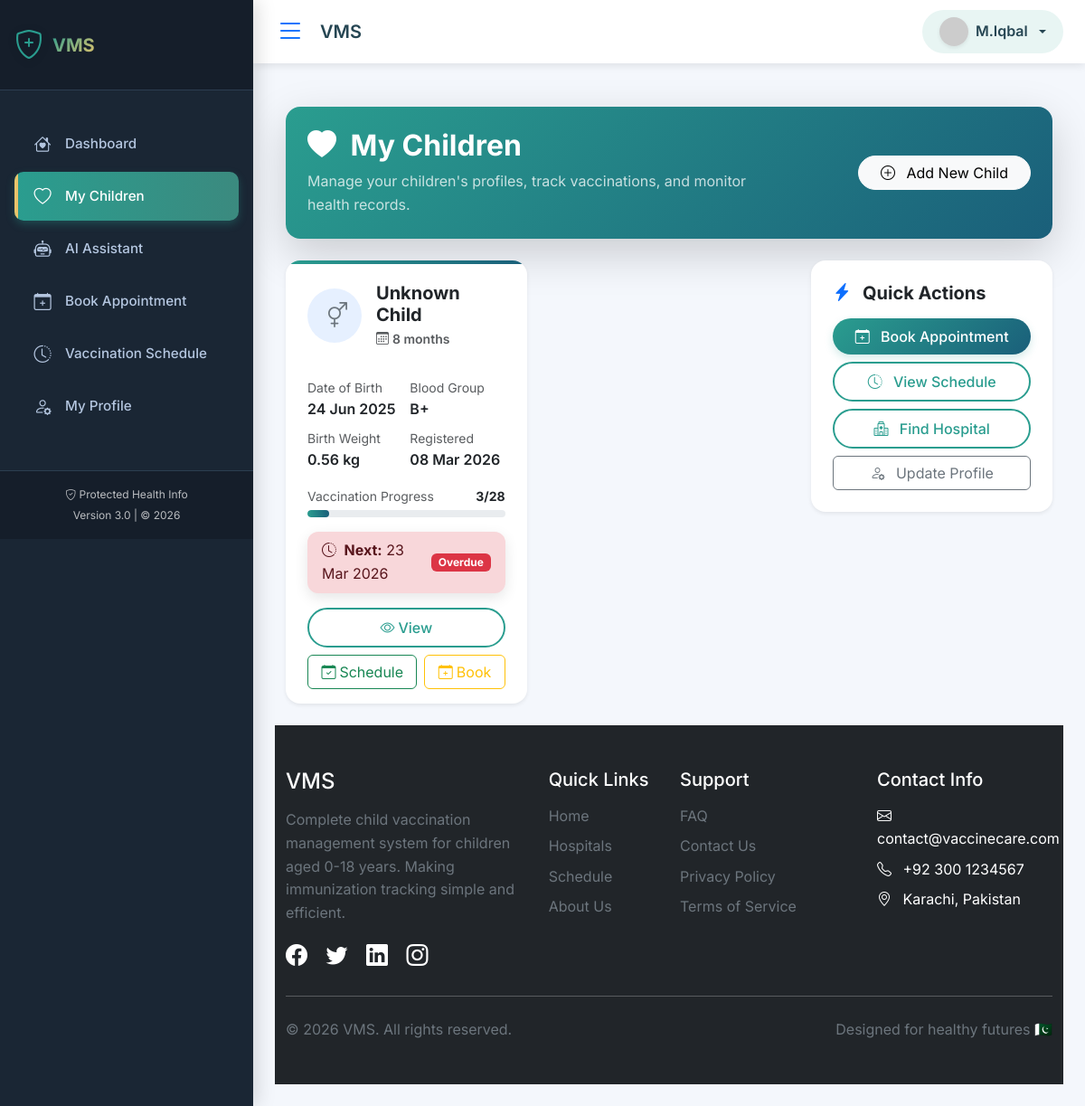
/my_children.php (signed in), run on the app's committed database.
### tables this page shows
CREATE TABLE `children` (
  `id` int(11) NOT NULL,
  `parent_id` int(11) NOT NULL,
  `full_name` varchar(100) NOT NULL,
  `date_of_birth` date NOT NULL,
  `gender` enum('male','female','other') NOT NULL,
  `blood_group` varchar(5) DEFAULT NULL,
  `birth_weight` decimal(5,2) DEFAULT NULL,
  `birth_complications` text DEFAULT NULL,
  `is_active` tinyint(1) DEFAULT 1,
  `created_at` timestamp NOT NULL DEFAULT current_timestamp(),
  `updated_at` timestamp NULL DEFAULT NULL ON UPDATE current_timestamp()
);

### my_children.php (the view, shortened to what this page needs)
<?php
require_once 'db_config.php';
$user_id = (int) $_SESSION['user_id'];
try {
    $stmt = $conn->prepare("SELECT id, cnic FROM parents WHERE user_id = ?");
    $stmt->bind_param("i", $user_id);
    $stmt->execute();
    $result = $stmt->get_result();
    if ($result->num_rows === 0) {
        $conn->begin_transaction();
        try {
            $insert_stmt = $conn->prepare("
                INSERT INTO parents (user_id, cnic, created_at)
                VALUES (?, '00000-0000000-0', NOW())
            ");
            $insert_stmt->bind_param("i", $user_id);
            if (!$insert_stmt->execute()) {
                throw new Exception("Failed to create parent record");
            }
            $parent_id = $conn->insert_id;
            $conn->commit();
            error_log("Parent record created for user ID: {$user_id}");
        } catch (Exception $e) {
            $conn->rollback();
            error_log("Parent creation error: " . $e->getMessage());
            die("
                <div style='text-align: center; padding: 50px;'>
                    <h2>⚠️ Setup Required</h2>
                    <p>There was an issue setting up your account. Please contact support.</p>
                    <a href='logout.php' class='btn btn-primary'>Logout</a>
                </div>
            ");
        }
    } else {
        $parent_data = $result->fetch_assoc();
        $parent_id = (int) $parent_data['id'];
    }
} catch (Exception $e) {
    error_log("Parent record error: " . $e->getMessage());
    die("Database error occurred. Please try again later.");
}
function calculateAge($dob) {
    $dob = new DateTime($dob);
    $today = new DateTime();
    $diff = $today->diff($dob);
    $years = $diff->y;
    $months = $diff->m;
    $days = $diff->d;
    if ($years > 0) {
        return $years . ' year' . ($years > 1 ? 's' : '');
    } elseif ($months > 0) {
        return $months . ' month' . ($months > 1 ? 's' : '');
    } else {
        return $days . ' day' . ($days > 1 ? 's' : '');
    }
}
try {
    $children_sql = "
        SELECT
            c.*,
            COUNT(DISTINCT vr.id) as vaccines_given,
            (SELECT COUNT(*) FROM vaccines) as total_vaccines,
            MAX(vr.administered_date) as last_vaccine_date,
            MIN(CASE
                WHEN vr.next_due_date >= CURDATE()
                THEN vr.next_due_date
                END) as next_due_date,
            (SELECT COUNT(*) FROM appointments
             WHERE child_id = c.id AND status = 'pending') as pending_appointments,
            (SELECT COUNT(*) FROM appointments
             WHERE child_id = c.id AND status = 'confirmed') as confirmed_appointments,
            (SELECT COUNT(*) FROM appointments
             WHERE child_id = c.id AND appointment_date >= CURDATE()) as upcoming_appointments
        FROM children c
        LEFT JOIN vaccination_records vr ON c.id = vr.child_id
        WHERE c.parent_id = ?
        GROUP BY c.id
        ORDER BY c.date_of_birth DESC";
    $children_stmt = $conn->prepare($children_sql);
    $children_stmt->bind_param("i", $parent_id);
    $children_stmt->execute();
    $children_result = $children_stmt->get_result();
    $children_count = $children_result->num_rows;
} catch (Exception $e) {
    error_log("Fetch children error: " . $e->getMessage());
    $error_message = "Error loading children data.";
}
if ($children_count > 0) {
    $children_result->data_seek(0);
    $children_result->data_seek(0);
}
include_once 'header.php';
?>
<div class="container-fluid py-4">
    <div class="row mb-4">
        <div class="col-12">
            <div class="welcome-banner bg-gradient-primary text-white rounded-4 p-4 shadow-lg">
                <div class="row align-items-center">
                    <div class="col-md-8">
                        <h2 class="fw-bold mb-2">
                            <i class="bi bi-heart-fill me-2"></i>
                            My Children
                        </h2>
                        <p class="mb-0 opacity-75">
                            Manage your children's profiles, track vaccinations, and monitor health records.
                        </p>
                    </div>
                    <div class="col-md-4 text-md-end mt-3 mt-md-0">
                        <button class="btn btn-light rounded-pill px-4" data-bs-toggle="modal" data-bs-target="#addChildModal">
                            <i class="bi bi-plus-circle me-2"></i>
                            Add New Child
                        </button>
                    </div>
                </div>
            </div>
        </div>
    </div>
    <div class="row g-4">
        <div class="col-lg-8">
            <?php if ($children_count > 0): ?>
                <div class="row g-4">
                    <?php while ($child = $children_result->fetch_assoc()):
                        $age_text = calculateAge($child['date_of_birth']);
                        $progress = $child['total_vaccines'] > 0
                            ? round(($child['vaccines_given'] / $child['total_vaccines']) * 100)
                            : 0;
                        $due_status = '';
                        $due_class = '';
                        if ($child['next_due_date']) {
                            $due_date = new DateTime($child['next_due_date']);
                            $today = new DateTime();
                            $days_until = $today->diff($due_date)->days;
                            if ($due_date < $today) {
                                $due_status = 'Overdue';
                                $due_class = 'danger';
                            } elseif ($days_until <= 7) {
                                $due_status = 'Due Soon';
                                $due_class = 'warning';
                            } else {
                                $due_status = 'On Track';
                                $due_class = 'success';
                            }
                        }
                    ?>
                    <div class="col-md-6">
                        <div class="card child-card h-100 border-0 shadow-sm rounded-4">
                            <div class="card-header bg-transparent border-0 pt-4 px-4">
                                <div class="d-flex justify-content-between align-items-center">
                                    <div class="d-flex align-items-center">
                                        <div class="child-avatar rounded-circle bg-primary bg-opacity-10 p-3 me-3">
                                            <?php if ($child['gender'] == 'Male'): ?>
                                                <i class="bi bi-gender-male text-primary fs-3"></i>
                                            <?php elseif ($child['gender'] == 'Female'): ?>
                                                <i class="bi bi-gender-female text-danger fs-3"></i>
                                            <?php else: ?>
                                                <i class="bi bi-gender-ambiguous text-secondary fs-3"></i>
                                            <?php endif; ?>
                                        </div>
                                        <div>
                                            <h5 class="fw-bold mb-1"><?php echo htmlspecialchars($child['full_name']); ?></h5>
                                            <p class="text-muted small mb-0">
                                                <i class="bi bi-calendar3 me-1"></i><?php echo $age_text; ?>
                                            </p>
                                        </div>
                                    </div>
                                </div>
                            </div>
                            <div class="card-body px-4">
                                <div class="row g-2 mb-3">
                                    <div class="col-6">
                                        <small class="text-muted d-block">Date of Birth</small>
                                        <span class="fw-semibold"><?php echo date('d M Y', strtotime($child['date_of_birth'])); ?></span>
                                    </div>
                                    <div class="col-6">
                                        <small class="text-muted d-block">Blood Group</small>
                                        <span class="fw-semibold"><?php echo $child['blood_group'] ?? '—'; ?></span>
                                    </div>
                                    <?php if (!empty($child['birth_weight'])): ?>
                                    <div class="col-6">
                                        <small class="text-muted d-block">Birth Weight</small>
                                        <span class="fw-semibold"><?php echo $child['birth_weight']; ?> kg</span>
                                    </div>
                                    <?php endif; ?>
                                    <div class="col-6">
                                        <small class="text-muted d-block">Registered</small>
                                        <span class="fw-semibold"><?php echo date('d M Y', strtotime($child['created_at'])); ?></span>
                                    </div>
                                </div>
                                <div class="mb-3">
                                    <div class="d-flex justify-content-between mb-1">
                                        <small class="text-muted">Vaccination Progress</small>
                                        <small class="fw-bold"><?php echo $child['vaccines_given']; ?>/<?php echo $child['total_vaccines']; ?></small>
                                    </div>
                                    <div class="progress" style="height: 8px;">
                                        <div class="progress-bar bg-success"
                                             role="progressbar"
                                             style="width: <?php echo $progress; ?>%;"
                                             aria-valuenow="<?php echo $progress; ?>"
                                             aria-valuemin="0"
                                             aria-valuemax="100">
                                        </div>
                                    </div>
                                </div>
                                <?php if ($child['next_due_date']): ?>
                                <div class="alert alert-<?php echo $due_class; ?> py-2 mb-3">
                                    <div class="d-flex justify-content-between align-items-center">
                                        <div>
                                            <i class="bi bi-clock-history me-1"></i>
                                            <strong>Next:</strong> <?php echo date('d M Y', strtotime($child['next_due_date'])); ?>
                                        </div>
                                        <span class="badge bg-<?php echo $due_class; ?>"><?php echo $due_status; ?></span>
                                    </div>
                                </div>
                                <?php endif; ?>
                                <div class="d-flex flex-wrap gap-2">
                                    <a href="child_details.php?id=<?php echo $child['id']; ?>"
                                       class="btn btn-outline-primary flex-grow-1">
                                        <i class="bi bi-eye me-1"></i>View
                                    </a>
                                    <a href="vaccination_schedule.php?child_id=<?php echo $child['id']; ?>"
                                       class="btn btn-outline-success flex-grow-1">
                                        <i class="bi bi-calendar-check me-1"></i>Schedule
                                    </a>
                                    <a href="book_appointment.php?child_id=<?php echo $child['id']; ?>"
                                       class="btn btn-outline-warning flex-grow-1">
                                        <i class="bi bi-calendar-plus me-1"></i>Book
                                    </a>
                                </div>
                            </div>
                        </div>
                    </div>
                    <?php endwhile; ?>
                </div>
            <?php endif; ?>
        </div>
        <div class="col-lg-4">
            <div class="card border-0 shadow-sm rounded-4 mb-4">
                <div class="card-body p-4">
                    <h5 class="fw-bold mb-3">
                        <i class="bi bi-lightning-charge-fill text-primary me-2"></i>
                        Quick Actions
                    </h5>
                    <div class="d-grid gap-2">
                        <a href="book_appointment.php" class="btn btn-primary">
                            <i class="bi bi-calendar-plus me-2"></i>
                            Book Appointment
                        </a>
                        <a href="vaccination_schedule.php" class="btn btn-outline-primary">
                            <i class="bi bi-clock-history me-2"></i>
                            View Schedule
                        </a>
                        <a href="hospitals_list.php" class="btn btn-outline-primary">
                            <i class="bi bi-hospital me-2"></i>
                            Find Hospital
                        </a>
                        <a href="parent_profile.php" class="btn btn-outline-secondary">
                            <i class="bi bi-person-gear me-2"></i>
                            Update Profile
                        </a>
                    </div>
                </div>
            </div>
        </div>
    </div>
</div>
<?php
include_once 'footer.php';
?>

### data on the page
children: gender "other" (drawn), full_name "Unknown Child", date_of_birth "8 months", date_of_birth "24 Jun 2025", blood_group "B+", birth_weight "0.56", created_at "08 Mar 2026", vaccines_given "3", total_vaccines "28", $progress 11 (drawn), next_due_date "23 Mar 2026", due_status "Overdue"

### other printed values
getSetting('site_name', 'VaccineCare') "VMS"
$user_name "M.Iqbal"
getSetting('contact_email', 'info@vaccinecare.com') "contact@vaccinecare.com"
getSetting('contact_phone', '+92 300 1234567') "+92 300 1234567"
